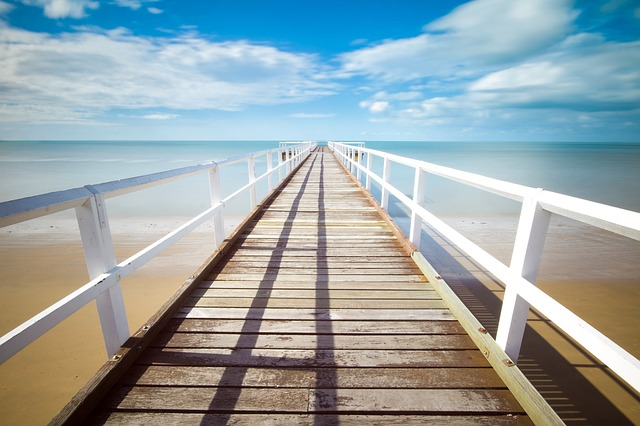
%> input picture vaja2/pier.jpg, 640 x 426 px
$ octave 2c.m   (GNU Octave 9; MATLAB toolbox functions it lacks are replaced by stand-ins)
%> lines starting %> are read from the running program, lines starting %| are printed output that depends on the picture
### vaja2/edges_simple.m
function [Ie] = edges_simple(I, theta)
  [Imag, Idir] = gradient_magnitude(I, 1);
  Ie = Imag > theta;
end

### vaja2/2c.m
pkg load image;

I = rgb2gray(imread('pier.jpg'));
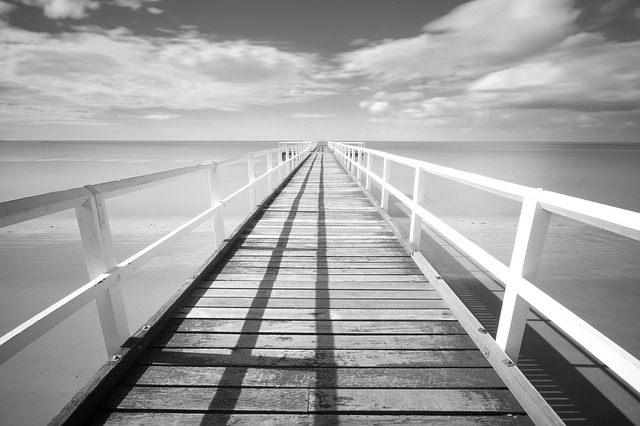
%> I: size 426x640 uint8; min 2, max 255, mean 160.6


figure();
subplot(2, 3, 1);
imshow(I);

subplot(2, 3, 2);
imagesc(edge(I, "Canny"));

subplot(2, 3, 3);
imagesc(edge(I, "Prewitt"));
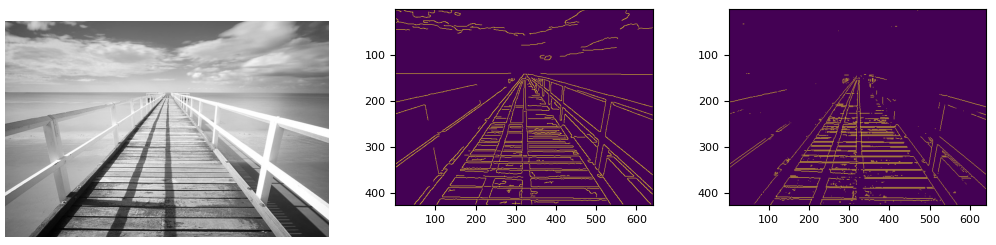
%> figure redrawn from the program's plot data, 3 panels

subplot(2, 3, 4);
imagesc(edges_simple(I, 50));
%> the run ends on the next line

$ run again, with vaja2/bricks.jpg copied over vaja2/pier.jpg
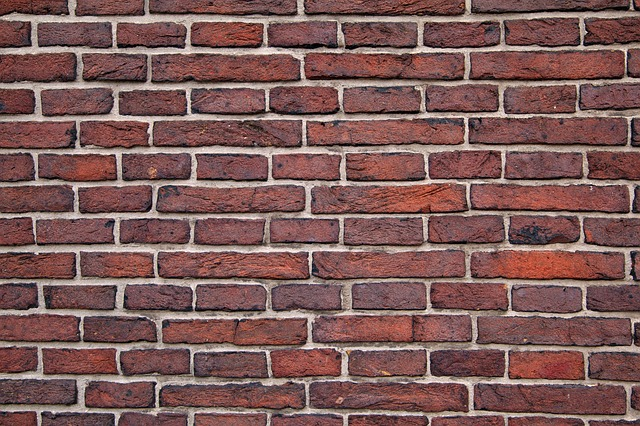
%> input picture vaja2/bricks.jpg, 640 x 426 px
%> `I = rgb2gray(imread('pier.jpg'));`:
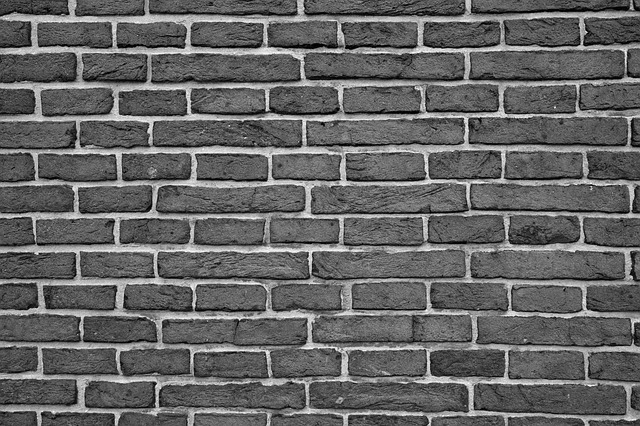
%> I: size 426x640 uint8; min 0, max 253, mean 100.7
%> `imagesc(edge(I, "Prewitt"));`:
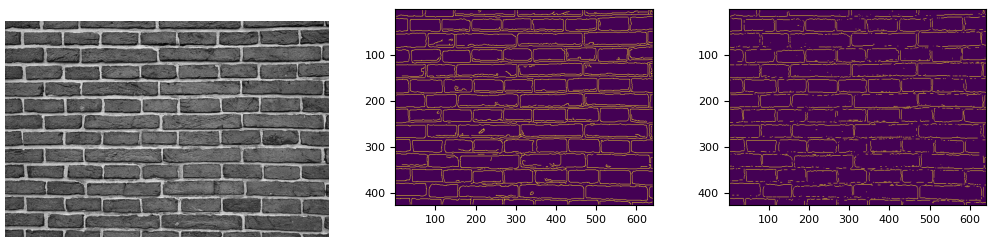
%> figure redrawn from the program's plot data, 3 panels
